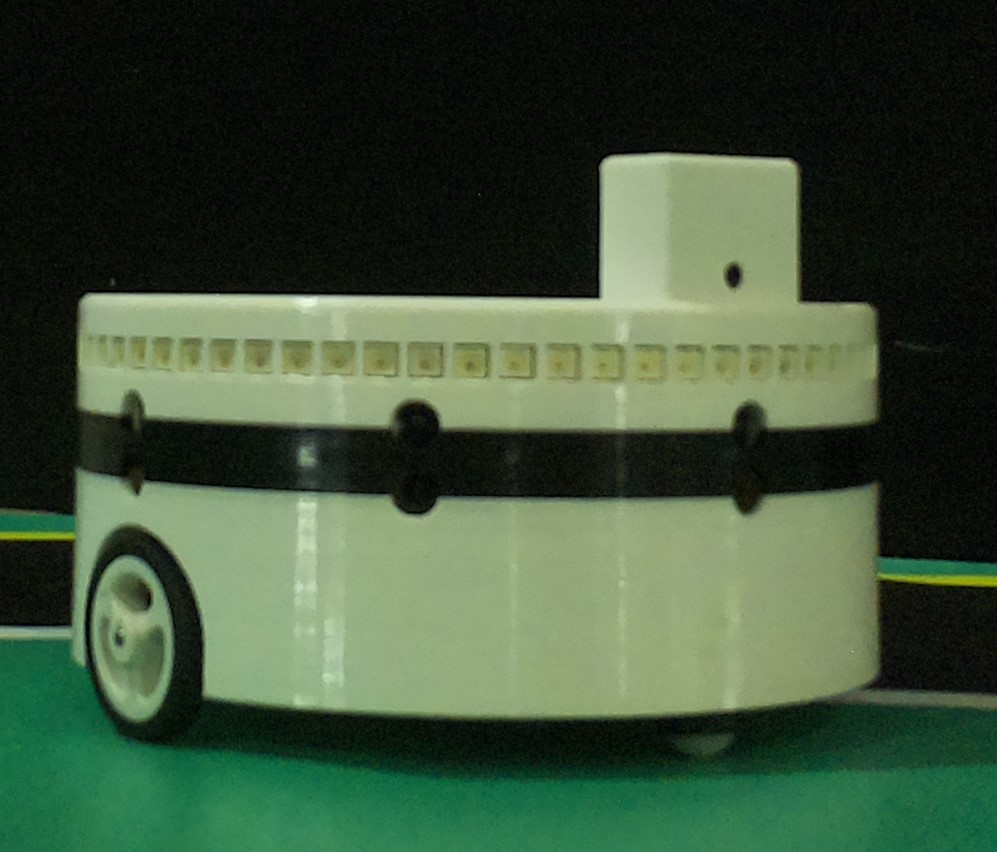
#> input picture Konsol2/input/14.jpg, 997 x 852 px, found by its file name
$ python deneme_main.py
#> lines starting #> are read from the running program, lines starting #| are printed output that depends on the picture; after the words box and inside, x2 and y2 are one past the last pixel; in counts of white or black regions, pixels touching at a corner belong together
import cv2
import numpy as np

# [4 lines left out: function are_points_close, not called in this run]

def filter_edges_by_orientation(edges, orientation, angle_threshold=10):
    filtered_edges = []

    for edge in edges:
        x1, y1 = edge[0]
        x2, y2 = edge[1]

        # Hesaplanan eğim
        angle = np.arctan2(y2 - y1, x2 - x1) * (180 / np.pi)

        # Eğim aralığı kontrolü
        if orientation == 'horizontal' and abs(angle) < angle_threshold:
            filtered_edges.append(edge)
        elif orientation == 'vertical' and abs(angle - 90) < angle_threshold:
            filtered_edges.append(edge)

    return filtered_edges

# Görüntüyü oku
image_path = r'C:\Users\safak\Desktop\yandan kirpilmis\14.jpg'
image = cv2.imread(image_path)
#> image is the input picture: shape (852, 997, 3); mean B, G, R 56.8, 80.6, 61.1

# Görüntüyü gri tonlamaya çevir
gray_image = cv2.cvtColor(image, cv2.COLOR_BGR2GRAY)
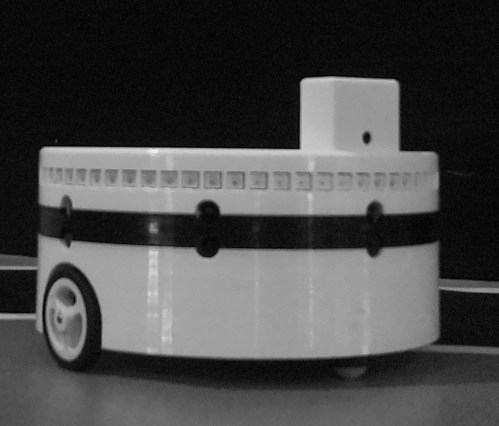
#> gray_image: shape (852, 997) (shown at 1/2 size); min 0, max 245, mean 72

# Canny Edge Detection
edges = cv2.Canny(gray_image, 50, 150)  # Eşik değerlerini ihtiyacınıza göre ayarlayın
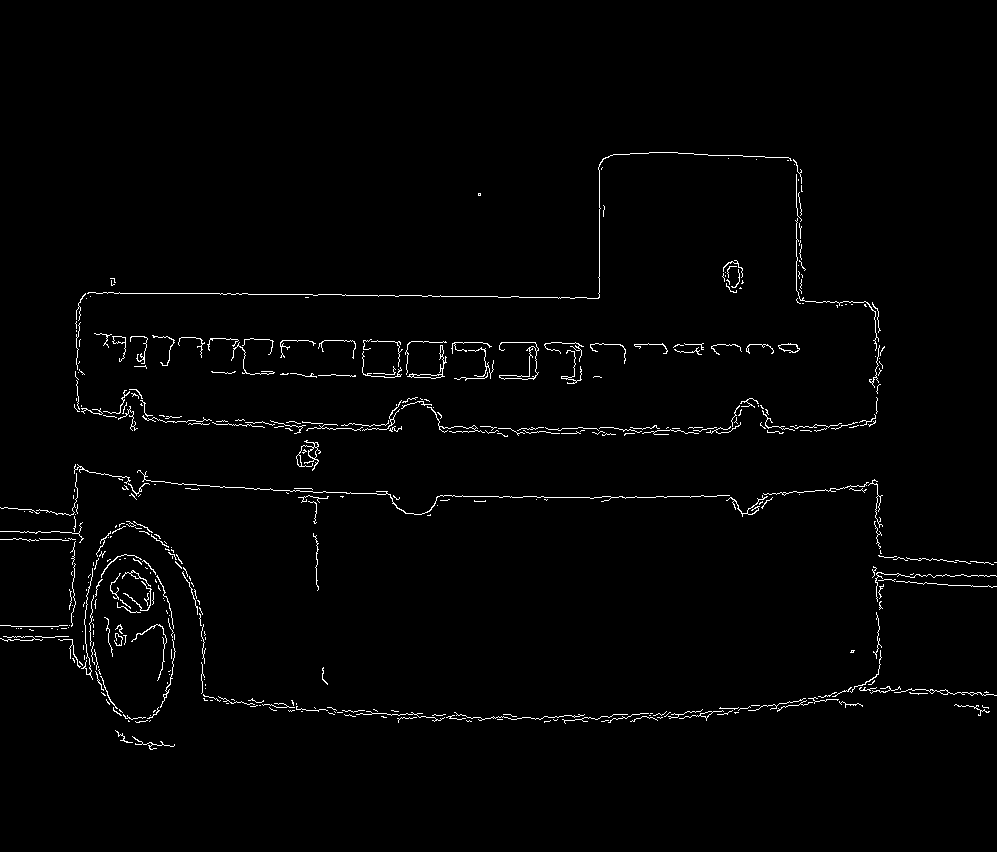
#> edges: shape (852, 997); 1.5% white in thin lines or dots, all inside (x1, y1, x2, y2) = (0, 152, 997, 750)

# Gaussian düzeltme için kernel boyutu ve standart sapma ayarları
kernel_size = (5, 5)  # Kernel boyutu, örneğin (5, 5)
sigma = 1.0           # Gaussian dağılımının standart sapması

# Gaussian düzeltme uygula
smoothed_image = cv2.GaussianBlur(edges, kernel_size, sigma)

# Hough dönüşümü için parametre ayarları
rho = 1              # Dönüşüm parametre
theta = np.pi / 180  # Dönüşüm parametre
threshold = 30       # Eşik değeri
min_line_length = 1  # Minimum çizgi uzunluğu
max_line_gap = 5      # Maksimum boşluk

# Hough dönüşümü uygula
lines = cv2.HoughLinesP(smoothed_image, rho, theta, threshold, np.array([]), min_line_length, max_line_gap)
#> lines = 1498 rows, first 6: [113, 419, 403, 424], [794, 301, 875, 302], [632, 344, 801, 347], [145, 422, 403, 427], [521, 494, 545, 494], [80, 294, 499, 294]

# Kenarları belirleyen çizgileri saklamak için boş bir liste oluştur
detected_edges = []

# Hough dönüşümü sonuçlarını orijinal görüntü üzerine çiz ve uygun kenarları kaydet
for line in lines:
    x1, y1, x2, y2 = line[0]
    cv2.line(image, (x1, y1), (x2, y2), (0, 255, 0), 2)
    # Kenarları saklama
    detected_edges.append(((x1, y1), (x2, y2)))
#> this loop made 1498 passes
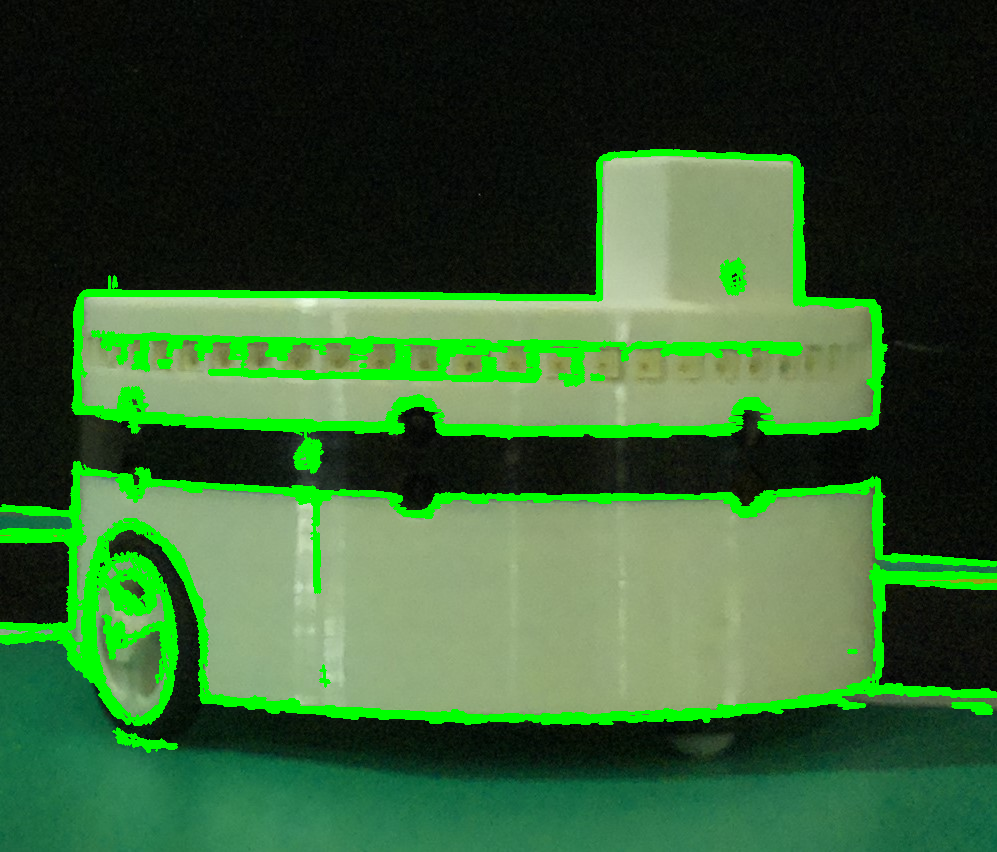
#> image: shape (852, 997, 3); 8.73% of pixels changed, all inside (x1, y1, x2, y2) = (0, 149, 997, 753)
#> after the loop, detected_edges = 1498 items

# Yatay kenarları filtrele
horizontal_edges = filter_edges_by_orientation(detected_edges, 'horizontal')
#> the loop in filter_edges_by_orientation, `for edge in edges:` made 1498 passes
#> (x1, y1, x2, y2, angle) on passes 1 to 3: (113, 419, 403, 424, 0.988), (794, 301, 875, 302, 0.707), (632, 344, 801, 347, 1.02)

# Dikey kenarları filtrele
vertical_edges = filter_edges_by_orientation(detected_edges, 'vertical')
#> the loop in filter_edges_by_orientation (call 2), `for edge in edges:` made 1498 passes

# Filtrelenmiş yatay kenarları orijinal görüntü üzerine çiz
for edge in horizontal_edges:
    cv2.line(image, edge[0], edge[1], (255, 0, 0), 2)
#> this loop made 907 passes
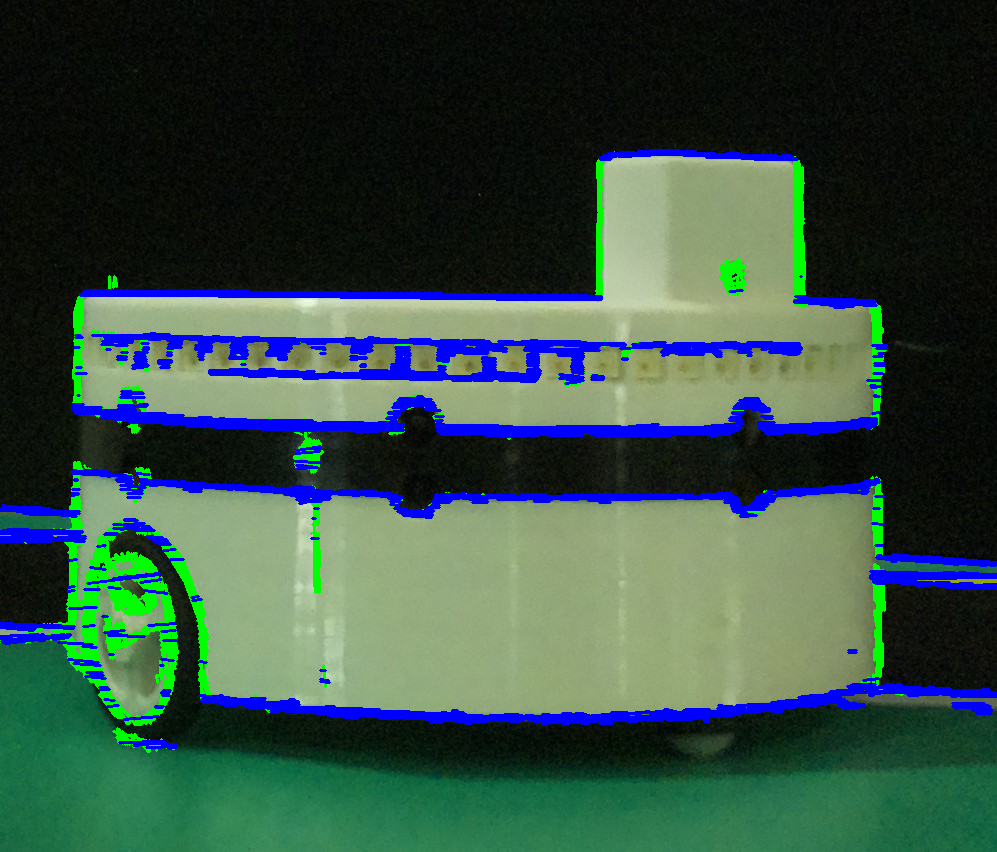
#> image: shape (852, 997, 3); 6.53% of pixels changed, all inside (x1, y1, x2, y2) = (0, 149, 997, 750)

# Filtrelenmiş dikey kenarları orijinal görüntü üzerine çiz
for edge in vertical_edges:
    cv2.line(image, edge[0], edge[1], (255, 0, 0), 2)
#> this loop made 199 passes
#> edge on passes 1 to 3: ((75, 307), (81, 413)), ((74, 311), (77, 413)), ((85, 587), (90, 681))
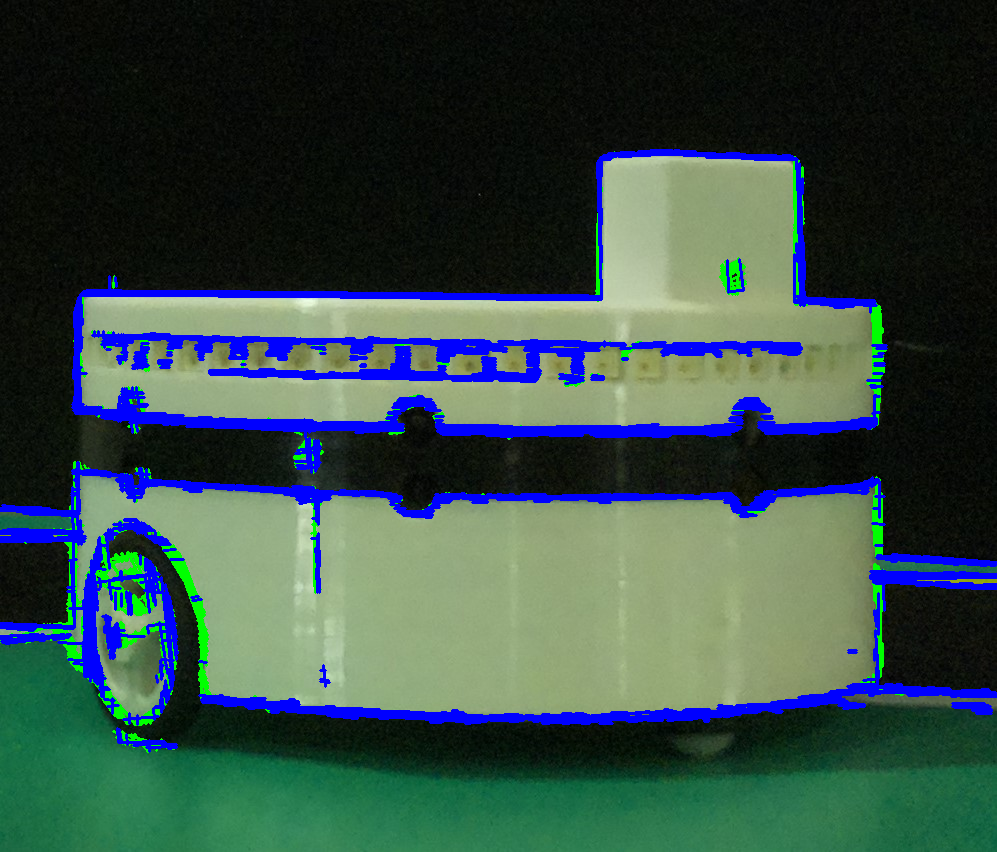
#> image: shape (852, 997, 3); 1.09% of pixels changed, all inside (x1, y1, x2, y2) = (70, 159, 886, 753)

# Orijinal, kenarlar, düzeltilmiş ve filtrelenmiş görüntüyü göster
cv2.imshow('Filtered Horizontal and Vertical Edges', image)
cv2.waitKey(0)
cv2.destroyAllWindows()

$ run again, with Konsol2/input/1.jpg copied over Konsol2/input/14.jpg
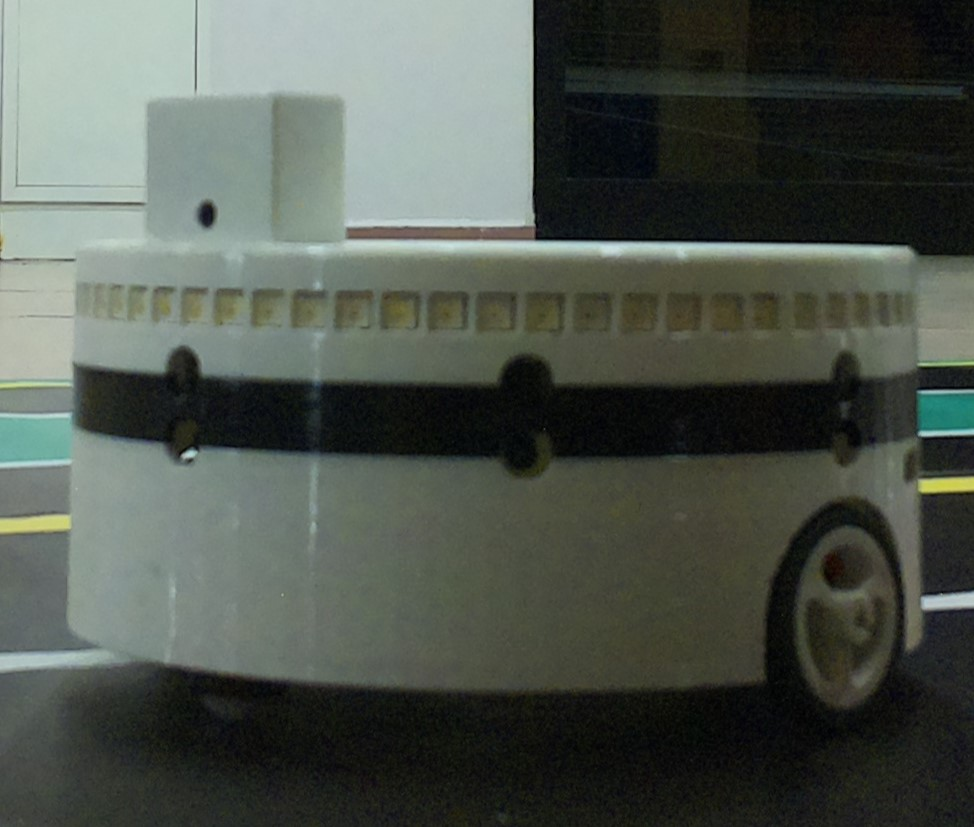
#> input picture Konsol2/input/1.jpg, 974 x 827 px, found by its file name
#> image is the input picture: shape (827, 974, 3); mean B, G, R 78, 85.8, 79.1
#> `edges = cv2.Canny(gray_image, 50, 150)`:
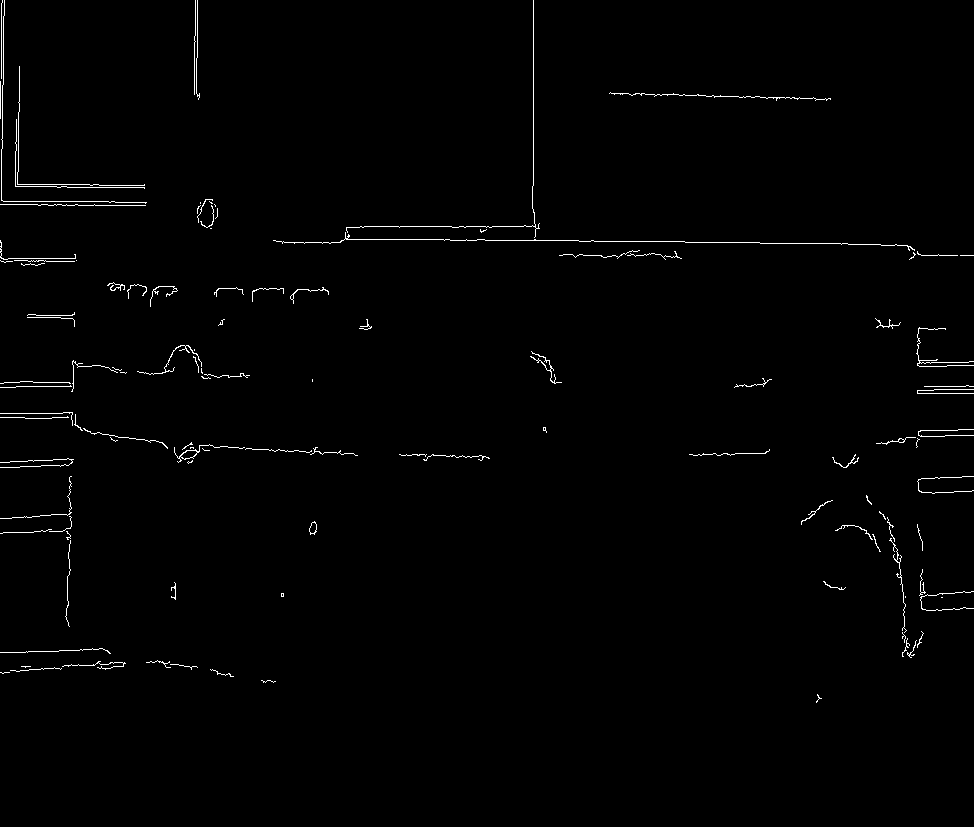
#> edges: shape (827, 974); 0.93% white in thin lines or dots, all inside (x1, y1, x2, y2) = (0, 0, 974, 703)
#> lines = 746 rows, first 6: [342, 237, 916, 247], [462, 238, 913, 245], [161, 446, 359, 453], [397, 452, 491, 456], [67, 628, 70, 474], [338, 239, 516, 242]
#> the loop `for line in lines:` made 746 passes
#> after the loop `for line in lines:`: detected_edges = 746 items
#> the loop in filter_edges_by_orientation, `for edge in edges:` made 746 passes
#> (x1, y1, x2, y2, angle) on passes 1 to 3: (342, 237, 916, 247, 0.998), (462, 238, 913, 245, 0.889), (161, 446, 359, 453, 2.02)
#> the loop in filter_edges_by_orientation (call 2), `for edge in edges:` made 746 passes
#> the loop `for edge in horizontal_edges:` made 506 passes
#> the loop `for edge in vertical_edges:` made 57 passes
#> edge on passes 1 to 8: ((532, 0), (535, 178)), ((921, 629), (921, 645)), ((531, 27), (534, 242)), ((217, 668), (217, 676)), ((537, 352), (537, 364)), ((208, 197), (209, 208)), ((210, 197), (213, 226)), ((917, 325), (917, 368))
#> after the loop `for edge in vertical_edges:`:
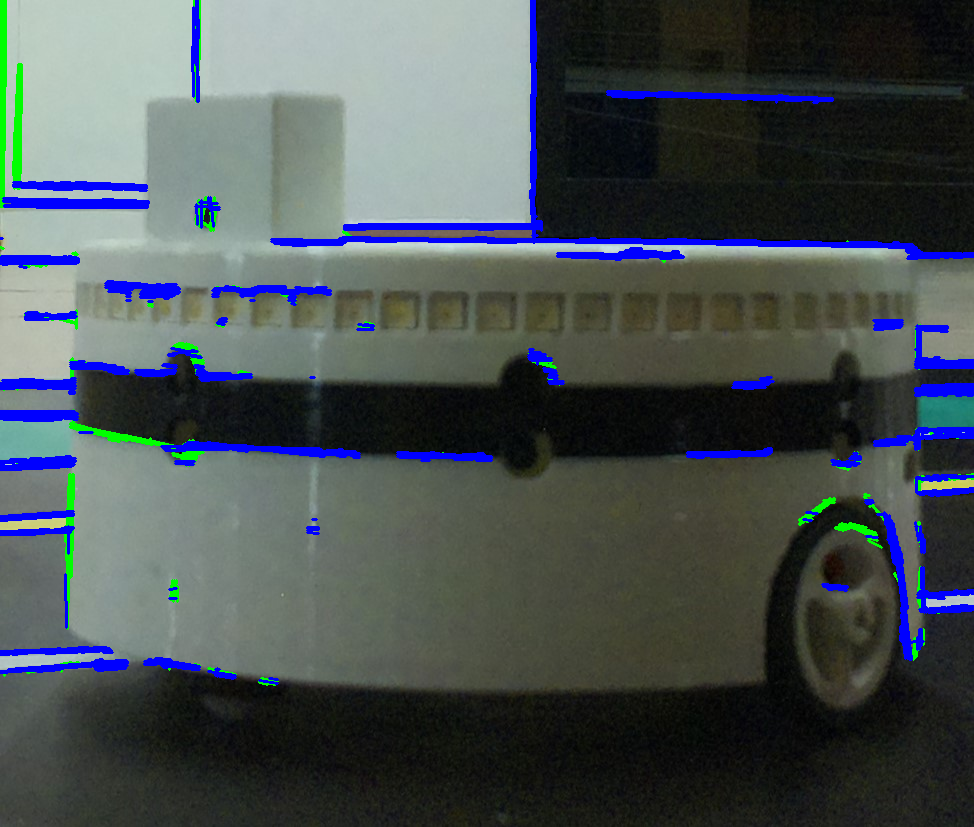
#> image: shape (827, 974, 3); mean B, G, R 83.8, 81.7, 73.5

$ run again, with Konsol2/input/18.jpg copied over Konsol2/input/14.jpg
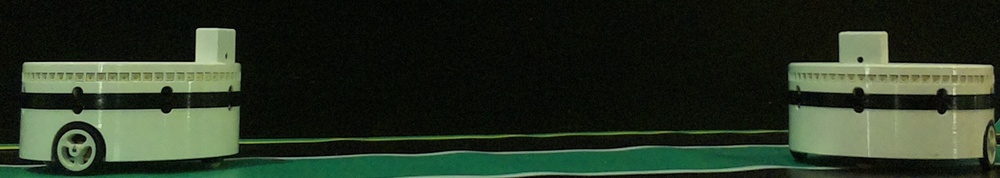
#> input picture Konsol2/input/18.jpg, 1000 x 178 px, shrunk from 1998 x 355 before the run, found by its file name
#> image is the input picture: shape (178, 1000, 3); mean B, G, R 35.1, 51, 39.7
#> `edges = cv2.Canny(gray_image, 50, 150)`:
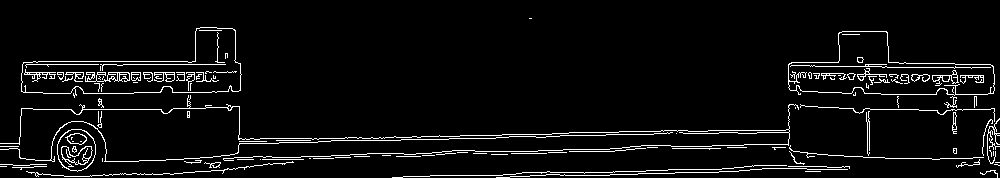
#> edges: shape (178, 1000); 5.1% white in thin lines or dots, all inside (x1, y1, x2, y2) = (0, 18, 1000, 178)
#> lines = 586 rows, first 6: [236, 143, 607, 137], [137, 158, 659, 149], [28, 162, 636, 151], [414, 151, 792, 145], [550, 131, 698, 129], [236, 140, 791, 130]
#> the loop `for line in lines:` made 586 passes
#> after the loop `for line in lines:`: detected_edges = 586 items
#> the loop in filter_edges_by_orientation, `for edge in edges:` made 586 passes
#> (x1, y1, x2, y2, angle) on passes 1 to 3: (236, 143, 607, 137, -0.927), (137, 158, 659, 149, -0.988), (28, 162, 636, 151, -1.04)
#> the loop in filter_edges_by_orientation (call 2), `for edge in edges:` made 586 passes
#> the loop `for edge in horizontal_edges:` made 558 passes
#> the loop `for edge in vertical_edges:` made 9 passes
#> edge on passes 1 to 8: ((24, 156), (26, 174)), ((994, 106), (998, 177)), ((23, 156), (24, 172)), ((994, 109), (995, 177)), ((237, 28), (239, 93)), ((234, 26), (236, 74)), ((18, 114), (19, 171)), ((20, 109), (21, 143))
#> after the loop `for edge in vertical_edges:`:
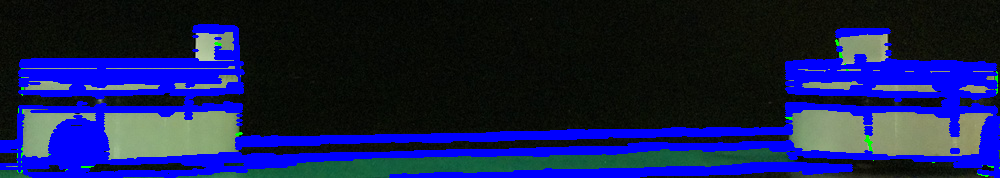
#> image: shape (178, 1000, 3); mean B, G, R 79.9, 29.4, 21.9
